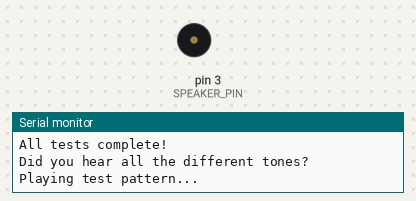
The sketch below on a simulated Arduino Uno, built with avr-gcc and run on an emulated ATmega328P. Shown: buzzer (waves = sounding), the last lines printed to the serial monitor.

Above: at 13.6 s.
At 18.22 s:
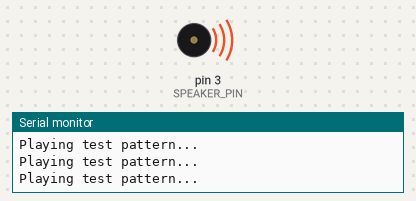
Timing chart, 0 to 18.9 s (numbered marks = the images above):
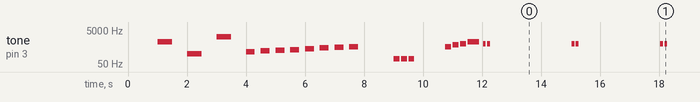

Measured:
- by itself, tone on pin 3 (SPEAKER_PIN): plays 1000 Hz for 0.50 s, 200 Hz for 0.50 s, 2000 Hz for 0.50 s, 262 Hz for 0.30 s, 294 Hz for 0.30 s, 330 Hz for 0.30 s … (98 notes in this stretch)

The sketch:

test_speaker.ino
```cpp
/*
 * Speaker/Buzzer Test
 * Tests the passive speaker with various tones
 */

#define SPEAKER_PIN 3

void setup() {
  Serial.begin(9600);
  Serial.println("Speaker/Buzzer Test");
  Serial.println("===================");
  Serial.println();

  pinMode(SPEAKER_PIN, OUTPUT);

  delay(1000);

  // Test 1: Simple beep
  Serial.println("Test 1: Simple beep (1000 Hz)");
  tone(SPEAKER_PIN, 1000, 500);
  delay(1000);

  // Test 2: Low tone
  Serial.println("Test 2: Low tone (200 Hz)");
  tone(SPEAKER_PIN, 200, 500);
  delay(1000);

  // Test 3: High tone
  Serial.println("Test 3: High tone (2000 Hz)");
  tone(SPEAKER_PIN, 2000, 500);
  delay(1000);

  // Test 4: Ascending scale (minute beeps simulation)
  Serial.println("Test 4: Ascending scale (different minute beeps)");
  int frequencies[] = {262, 294, 330, 349, 392, 440, 494, 523}; // C major scale
  for (int i = 0; i < 8; i++) {
    Serial.print("Tone ");
    Serial.print(i + 1);
    Serial.print(": ");
    Serial.print(frequencies[i]);
    Serial.println(" Hz");
    tone(SPEAKER_PIN, frequencies[i], 300);
    delay(500);
  }

  delay(1000);

  // Test 5: Error buzz
  Serial.println("Test 5: Error buzz (harsh sound)");
  for (int i = 0; i < 3; i++) {
    tone(SPEAKER_PIN, 100, 200);
    delay(250);
  }
  delay(1000);

  // Test 6: Success melody
  Serial.println("Test 6: Success melody");
  tone(SPEAKER_PIN, 523, 200); // C
  delay(250);
  tone(SPEAKER_PIN, 659, 200); // E
  delay(250);
  tone(SPEAKER_PIN, 784, 200); // G
  delay(250);
  tone(SPEAKER_PIN, 1047, 400); // C (high)
  delay(500);

  Serial.println();
  Serial.println("All tests complete!");
  Serial.println("Did you hear all the different tones?");
}

void loop() {
  // Continuous test - plays a pattern every 3 seconds
  Serial.println("Playing test pattern...");

  // Quick double beep
  tone(SPEAKER_PIN, 800, 100);
  delay(150);
  tone(SPEAKER_PIN, 800, 100);
  delay(2850);
}
```
